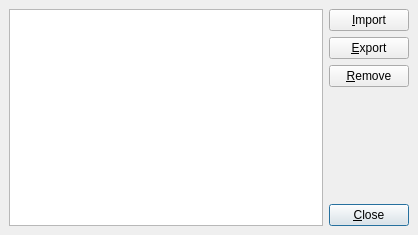
<ui version="4.0" >
 <author></author>
 <comment></comment>
 <exportmacro></exportmacro>
 <class>pqBundleManager</class>
 <widget class="QDialog" name="pqBundleManager" >
  <property name="geometry" >
   <rect>
    <x>0</x>
    <y>0</y>
    <width>418</width>
    <height>235</height>
   </rect>
  </property>
  <property name="windowTitle" >
   <string>Bundle Manager</string>
  </property>
  <layout class="QGridLayout" >
   <property name="margin" >
    <number>9</number>
   </property>
   <property name="spacing" >
    <number>6</number>
   </property>
   <item rowspan="5" row="0" column="0" >
    <widget class="QListView" name="BundleList" >
     <property name="whatsThis" >
      <string>Displays the list of registered bundle definitions.</string>
     </property>
     <property name="selectionMode" >
      <enum>QAbstractItemView::ExtendedSelection</enum>
     </property>
     <property name="isWrapping" stdset="0" >
      <bool>true</bool>
     </property>
     <property name="resizeMode" >
      <enum>QListView::Adjust</enum>
     </property>
    </widget>
   </item>
   <item row="3" column="1" >
    <spacer>
     <property name="orientation" >
      <enum>Qt::Vertical</enum>
     </property>
     <property name="sizeHint" >
      <size>
       <width>20</width>
       <height>40</height>
      </size>
     </property>
    </spacer>
   </item>
   <item row="4" column="1" >
    <widget class="QPushButton" name="CloseButton" >
     <property name="text" >
      <string>&amp;Close</string>
     </property>
     <property name="default" >
      <bool>true</bool>
     </property>
    </widget>
   </item>
   <item row="2" column="1" >
    <widget class="QPushButton" name="RemoveButton" >
     <property name="whatsThis" >
      <string>Removes the selected bundle definitions.</string>
     </property>
     <property name="text" >
      <string>&amp;Remove</string>
     </property>
    </widget>
   </item>
   <item row="1" column="1" >
    <widget class="QPushButton" name="ExportButton" >
     <property name="whatsThis" >
      <string>Exports the selected bundle definitions to a file.</string>
     </property>
     <property name="text" >
      <string>&amp;Export</string>
     </property>
    </widget>
   </item>
   <item row="0" column="1" >
    <widget class="QPushButton" name="ImportButton" >
     <property name="whatsThis" >
      <string>Imports bundle definitions from a file.</string>
     </property>
     <property name="text" >
      <string>&amp;Import</string>
     </property>
    </widget>
   </item>
  </layout>
 </widget>
 <pixmapfunction></pixmapfunction>
 <tabstops>
  <tabstop>BundleList</tabstop>
  <tabstop>ImportButton</tabstop>
  <tabstop>ExportButton</tabstop>
  <tabstop>RemoveButton</tabstop>
  <tabstop>CloseButton</tabstop>
 </tabstops>
 <resources/>
 <connections/>
</ui>
